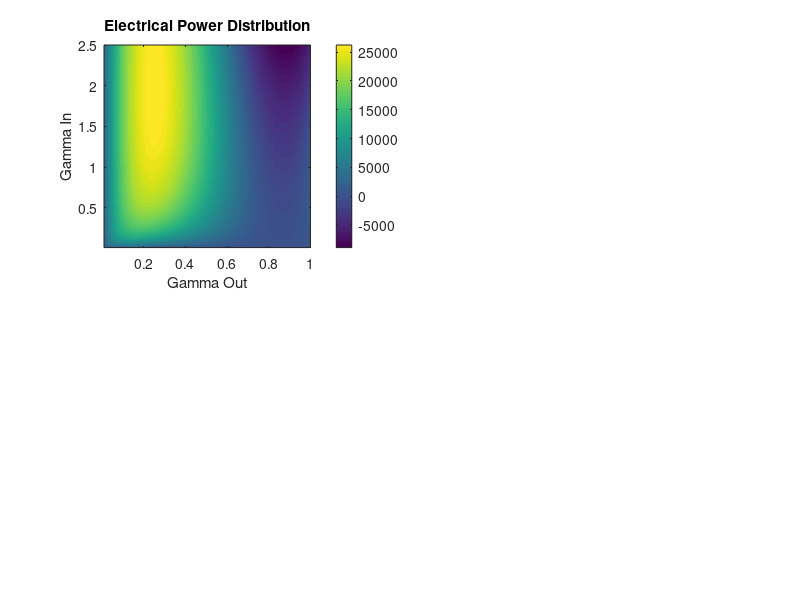

The MATLAB source for this figure: (Note: this script raises an error after producing the figure.)
% Main Script
% Initialization
clf; clear;
format long;

% Define data parameters
v_w_adj = linspace(0.5, 25, 100);
A_proj_list = linspace(7, 25, 25);
F_out_list = linspace(10, 150, 20);
v_w_n = 10;
CL_out = 1.06;
A_proj = 16.65;
T_out_target = 10300;
T_out_max = 10300;
rho = 1.18;
lc = 250;
CD_out = 0.15;
CD_in = 0.10;
eff_in = 0.639;
eff_out = 0.652;
P_avg_e_req = 20000;
max_reel_speed = 25;
a_elev_out = 30 * pi / 180;
a_elev_in = 70 * pi / 180;
F_out = CL_out^3 / CD_out^2;
F_in = CD_in;
P_w = 0.5 * v_w_n^3 * rho;

number_of_steps = 10;
% Define gamma range
lim = max_reel_speed / v_w_n;
resolution = 100;
gamma_in = linspace(0.01, lim, resolution);
gamma_out = linspace(0.01, 1, resolution);

% Initialize power array
power_array_e = zeros(resolution, resolution);

% Compute power array
for cj = 1:resolution
    for ci = 1:resolution
        power_array_e(ci, cj) = P_w * A_proj * ...
            (eff_out * F_out * (cos(a_elev_out) - gamma_out(cj))^2 - ...
            (F_in / eff_in) * (gamma_in(ci)^2 + 2 * cos(a_elev_in) * gamma_in(ci) + 1)) * ...
            ((gamma_out(cj) * gamma_in(ci)) / (gamma_out(cj) + gamma_in(ci)));
    end
end

% Objective function (negated for maximization)
objective = @(gamma) -P_w * A_proj * ...
    (eff_out * F_out * (cos(a_elev_out) - gamma(1))^2 - ...
    (F_in / eff_in) * (gamma(2)^2 + 2 * cos(a_elev_in) * gamma(2) + 1)) * ...
    ((gamma(1) * gamma(2)) / (gamma(1) + gamma(2)));

% Define initial point
initial_point = [0.5, 0.5];

% Plotting setup for contour plot
figure;
subplot(2, 2, 1);
contourf(gamma_out, gamma_in, power_array_e, 200, 'LineColor', 'none');
colorbar;
xlabel('Gamma Out');
ylabel('Gamma In');
title('Electrical Power Distribution');
hold on;

% Normal run with original values
tic;
[optimum_value, func_evals, path] = run_optimization(initial_point, 1e-10, 1e-6, objective, [0.01, 1; 0.01, lim]);
runtime = toc;
fprintf('Runtime of main optimization loop: %.4f seconds\n', runtime);

% Plot path for normal run
plot(path(:,1), path(:,2), 'r-o', 'LineWidth', 2, 'MarkerSize', 5);
text(path(end, 1) + 0.05, path(end, 2) + 0.05, sprintf('Max\n(%.2f, %.2f)', path(end, 1), path(end, 2)), ...
    'Color', 'red', 'FontSize', 12, 'FontWeight', 'bold', 'BackgroundColor', 'white');
hold off;

% Ensure the figure is drawn
drawnow;

% Explore different step sizes
step_sizes = logspace(-20, -0.3, number_of_steps);
optimum_values_step_size = zeros(size(step_sizes));
num_evaluations_step_size = zeros(size(step_sizes));
runtimes_step_size = zeros(size(step_sizes));

for i = 1:length(step_sizes)
    step_size = step_sizes(i);
    tic;
    [optimum_value, func_evals, ~] = run_optimization(initial_point, 1e-10, step_size, objective, [0.01, 1; 0.01, lim]);
    runtimes_step_size(i) = toc;
    optimum_values_step_size(i) = optimum_value;
    num_evaluations_step_size(i) = func_evals;
end

% Plot the results for step size exploration
subplot(2, 2, 2);
[ax1, h1, h2] = plotyy(step_sizes, optimum_values_step_size, step_sizes, num_evaluations_step_size, 'semilogx');
xlabel('Step Size');
ylabel(ax1(1), 'Optimum Objective Function Value');
ylabel(ax1(2), 'Number of Function Evaluations');
title('Optimum Value and Function Evaluations for Step Sizes');
grid on;
h1.LineWidth = 2;
h2.LineWidth = 2;

subplot(2, 2, 3);
[ax3, h5, h6] = plotyy(step_sizes, optimum_values_step_size, step_sizes, runtimes_step_size, 'semilogx');
xlabel('Step Size');
ylabel(ax3(1), 'Optimum Objective Function Value');
ylabel(ax3(2), 'Runtime (seconds)');
title('Optimum Value and Runtime for Step Sizes');
grid on;
h5.LineWidth = 2;
h6.LineWidth = 2;

% Explore different perturbation sizes (hi)
hi_values = logspace(-20, -1, number_of_steps);  % Range of hi values
optimum_values_hi = zeros(size(hi_values));
num_evaluations_hi = zeros(size(hi_values));
runtimes_hi = zeros(size(hi_values));

for i = 1:length(hi_values)
    hi = hi_values(i);
    tic;
    [optimum_value, func_evals, ~] = run_optimization(initial_point, hi, 1e-6, objective, [0.01, 1; 0.01, lim]);
    runtimes_hi(i) = toc;
    optimum_values_hi(i) = optimum_value;
    num_evaluations_hi(i) = func_evals;
end

% Plot the results for hi exploration
subplot(2, 2, 4);
[ax2, h3, h4] = plotyy(hi_values, optimum_values_hi, hi_values, num_evaluations_hi, 'semilogx');
xlabel('Perturbation Size (hi)');
ylabel(ax2(1), 'Optimum Objective Function Value');
ylabel(ax2(2), 'Number of Function Evaluations');
title('Optimum Value and Function Evaluations for Perturbation Sizes');
grid on;
h3.LineWidth = 2;
h4.LineWidth = 2;

% Add a new figure for runtime vs perturbation size
figure;
subplot(2, 2, 1);
[ax4, h7, h8] = plotyy(hi_values, optimum_values_hi, hi_values, runtimes_hi, 'semilogx');
xlabel('Perturbation Size (hi)');
ylabel(ax4(1), 'Optimum Objective Function Value');
ylabel(ax4(2), 'Runtime (seconds)');
title('Optimum Value and Runtime for Perturbation Sizes');
grid on;
h7.LineWidth = 2;
h8.LineWidth = 2;

% Function to run the main optimization loop
function [optimum_value, func_evals, path] = run_optimization(initial_point, hi, step_size, objective, gamma_range)
    % Line search initialization
    again = 1;
    cycle = 0;
    f_old = Inf;
    xq = initial_point;
    options = optimset('tolx', 1.0e-8, 'MaxFunEvals', 50);
    total_func_evals = 0;
    path = xq;

    while again >= 1 && cycle < 50
        cycle = cycle + 1;
        % Forward finite difference gradients
        alpha = 0.0;
        sq = [0, 0];
        % Objective function at current point
        fx = objective(xq);
        % Perturbated objective function values
        fx1plush = objective([xq(1) + hi, xq(2)]);
        fx2plush = objective([xq(1), xq(2) + hi]);
        % Objective function derivatives
        dfdx1 = (fx1plush - fx) / hi;
        dfdx2 = (fx2plush - fx) / hi;
        % Gradient vector
        df = [dfdx1, dfdx2];
        % Steepest descent search direction
        sq = -df * step_size;  % Step size for line search

        % Line search using fminbnd
        [alphaq, fval, exitflag, output] = fminbnd(@(alpha) objective(max(min(xq + alpha * sq, gamma_range(:,2)'), gamma_range(:,1)')), 0, 10, options);
        total_func_evals = total_func_evals + output.funcCount;

        % Compute new design point
        xnew = max(min(xq + alphaq * sq, gamma_range(:,2)'), gamma_range(:,1)');
        
        % Plot marker in current design point
        plot(xq(1), xq(2), 'o');
        plot([xq(1), xnew(1)], [xq(2), xnew(2)], 'r-');

        % Update design point
        xq = xnew;
        path = [path; xq];

        % Continue optimization?
        if abs(f_old - fval) < 10
            again = 0;
        end
        f_old = fval;
    end

    optimum_value = -fval;  % Negate back for maximization
    func_evals = total_func_evals;
end
